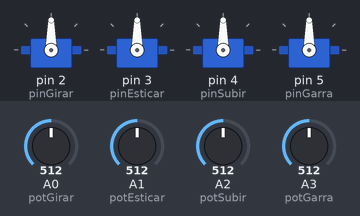
The sketch below on a simulated Arduino Uno, built with avr-gcc and run on an emulated ATmega328P. Parts: 4 × servo. The inputs (shaded band) are chosen by the test bench; at power-on: A0 (potGirar) = 512, A1 (potEsticar) = 512, A2 (potSubir) = 512, A3 (potGarra) = 512.

Above: at 1.2 s.
1.3 s: A0 (potGirar) set to 716
At 2.1 s:
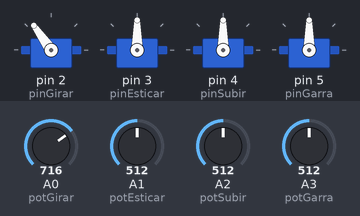
2.8 s: A1 (potEsticar) set to 716
At 3.8 s:
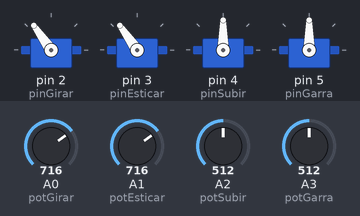
4.3 s: A2 (potSubir) set to 716
At 5.4 s:
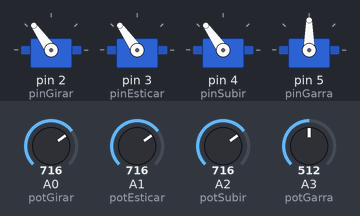
5.8 s: A3 (potGarra) set to 716
At 7.0 s:
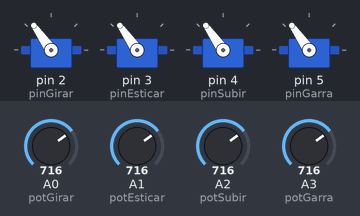
7.3 s: A0 (potGirar) set to 992
At 8.5 s:
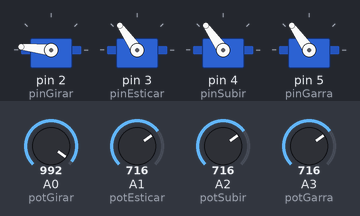
8.8 s: A1 (potEsticar) set to 992
At 9.1 s:
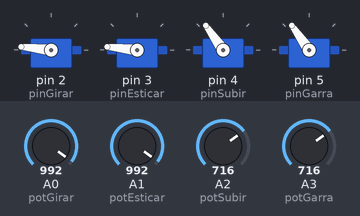
Timing chart, 0 to 11.3 s (numbered marks = the images above; inputs shaded):
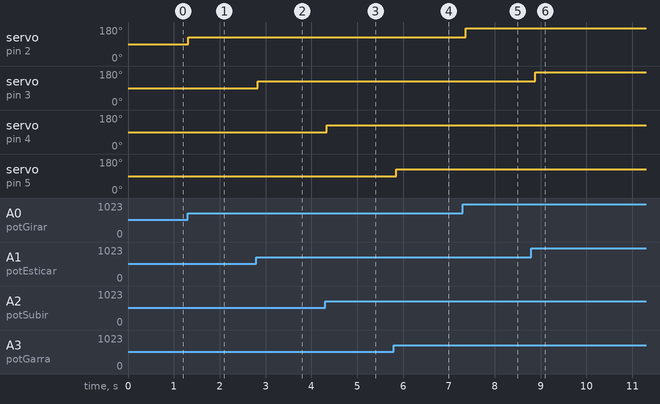

Measured:
- after the input at 1.3 s, servo on pin 2 (pinGirar): 90° → 125° at once
- after the input at 2.8 s, servo on pin 3 (pinEsticar): 90° → 125° at once
- after the input at 4.3 s, servo on pin 4 (pinSubir): 90° → 125° at once
- after the input at 5.8 s, servo on pin 5 (pinGarra): 90° → 125° after 0.05 s
- after the input at 7.3 s, servo on pin 2 (pinGirar): 125° → 174° after 0.07 s
- after the input at 8.8 s, servo on pin 3 (pinEsticar): 125° → 174° after 0.08 s

The sketch:

codeGarra.ino
```cpp
// inclui biblioteca do servomotor
#include <Servo.h>

// define pinos dos servos
#define pinGirar 2
#define pinEsticar 3
#define pinSubir 4
#define pinGarra 5

// define as portas dos potenciometros
#define potGirar A0
#define potEsticar A1
#define potSubir A2
#define potGarra A3

// nomeia os servos
Servo girar, esticar, subir, garra;

// cria as variáveis dos ângulos de cada motor
int angGirar, angEsticar, angSubir, angGarra;

void setup() {
  // atribui pinos dos servos
  girar.attach(pinGirar);
  esticar.attach(pinEsticar);
  subir.attach(pinSubir);
  garra.attach(pinGarra);
}

void loop(){
  // leitura dos potenciometros
  angGirar = map(analogRead(potGirar), 0, 1023, 0, 180); // Angulo para girar
  angEsticar = map(analogRead(potEsticar), 0, 1023, 0, 180); // Angulo para esticar
  angSubir = map(analogRead(potSubir), 0, 1023, 0, 180);  // Angulo para subir
  angGarra = map(analogRead(potGarra), 0, 1023, 0, 180); // Angulo da garra

  // posicionamento dos potenciometros
  girar.write(angGirar);
  esticar.write(angEsticar);
  subir.write(angSubir);
  garra.write(angGarra);

  // tempo de espera para recomeçar
  delay(100);
}
```
